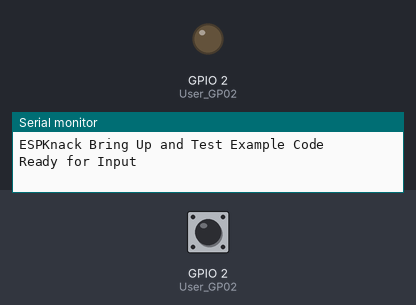
A sketch run on a simulated ESP32-C6. On the bench: output pins drawn as LEDs (lit = HIGH), the last lines printed to the serial monitor. Dashed ring = blinking. Inputs (shaded band) come from the test bench; at power-on: GPIO 2 (User_GP02) HIGH.

Above: at 1.4 s.
1.5 s: GPIO 2 (User_GP02) pulled LOW for 0.15 s
At 2.4 s:
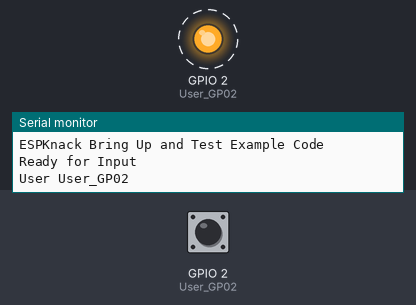
4.6 s: GPIO 2 (User_GP02) pulled LOW for 1 s
At 8.1 s:
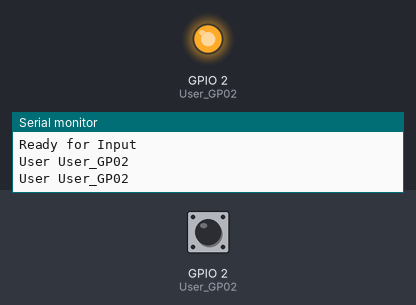
8.6 s: GPIO 2 (User_GP02) pulled LOW for 3.2 s
At 9.0 s:
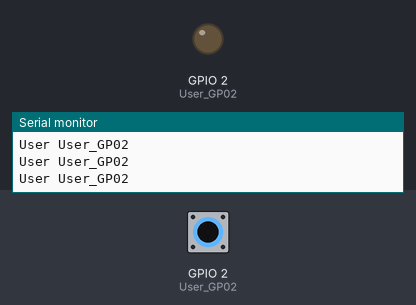
Timing chart, 0 to 15.1 s (numbered marks = the images above; inputs shaded):
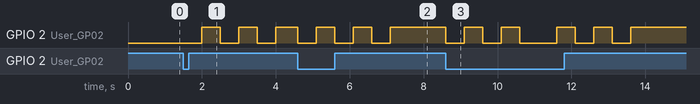

The sketch:

GP2_Mixed_Mode_GPIO_Test.ino
```cpp
/*
  Dave Williams, DitroniX 2019-2026 (ditronix.net)
  ESPKnack - IoT ESP32-C6 Based Home and Industrial Controller SDK
  Features include ESP32-C6, LoRa, Isolated I/Os, RS485, 5-60V, 4-20mA, Relays, DIN SDK

  PCA 1.2603 - Basic Bring Up Test Code - March 2026

  Remember!
  - Set the BOARD to Use ESP32C6 Dev Module (or similar).
  - You can also set the BAUD rate up to 921600 to speed up flashing.
  - The SDK does NOT need external power to flash.  It will take Power from the USB 5V.
  - The Serial Monitor is configured for BAUD 115200

  The purpose of this test code is to cycle through the various main functions of the board as part of bring up testing.
  .
  This test code is OPEN SOURCE and formatted for easier viewing.  Although is is not intended for real world use, it may be freely used, or modified as needed.
  It is distributed on an "AS IS" BASIS, WITHOUT WARRANTIES OR CONDITIONS OF ANY KIND, either express or implied.

  Further information, details and examples can be found on our website or github.com/DitroniX

  * github.com/DitroniX
  * github.com/DitroniX/ESPKnack-LoRa-Isolated-I-Os-RS485-5-60V-4-20mA-Relays-DIN
  * github.com/DitroniX/ESPKnack-LoRa-Isolated-I-Os-RS485-5-60V-4-20mA-Relays-DIN/wiki
  * hackster.io/DitroniX/espknack-lora-isolated-i-os-rs485-5-60v-4-20ma-relays-sdk-b70677
*/

// This code is for the ESPKnack with Panel

// ****************  VARIABLES / DEFINES / STATIC / STRUCTURES / CONSTANTS ****************

// **************** MIXED MODE INPUT/OUTPUT ****************
#define User_GP02 2

// **************** SETUP ****************
void setup() {

  // Stabalise
  delay(250);

  // Initialise UART
  Serial.begin(115200, SERIAL_8N1);  // 115200
  while (!Serial)
    ;
  Serial.println("");

  // Configure GPIO Inputs (Default)
  pinMode(User_GP02, INPUT_PULLUP);

  Serial.println("ESPKnack Bring Up and Test Example Code");
  Serial.println("Ready for Input");
}

// **************** LOOP ****************
void loop() {

  // Check for Button Press
  if (digitalRead(User_GP02) == LOW) {

    Serial.println("User User_GP02");

    pinMode(User_GP02, OUTPUT);

    // Red Panel LED
    digitalWrite(User_GP02, LOW);
    delay(500);
    digitalWrite(User_GP02, HIGH);
    delay(500);
    digitalWrite(User_GP02, LOW);
    delay(500);
    digitalWrite(User_GP02, HIGH);
    delay(500);
    digitalWrite(User_GP02, LOW);
    delay(500);
    digitalWrite(User_GP02, HIGH);

    pinMode(User_GP02, INPUT_PULLUP);
  }
}
```

Measured:
- after the input at 1.5 s, GPIO 2 (User_GP02): alternates HIGH for 0.50 s and LOW for 0.50 s, starting after 0.50 s
- after the input at 4.6 s, GPIO 2 (User_GP02): alternates HIGH for 0.50 s and LOW for 0.50 s, 6 changes in all, then stays HIGH, starting at once
- after the input at 8.6 s, GPIO 2 (User_GP02): HIGH → LOW at once, → HIGH 0.50 s later, → LOW 0.50 s later, → HIGH 0.50 s later, … (10 changes in this stretch)
